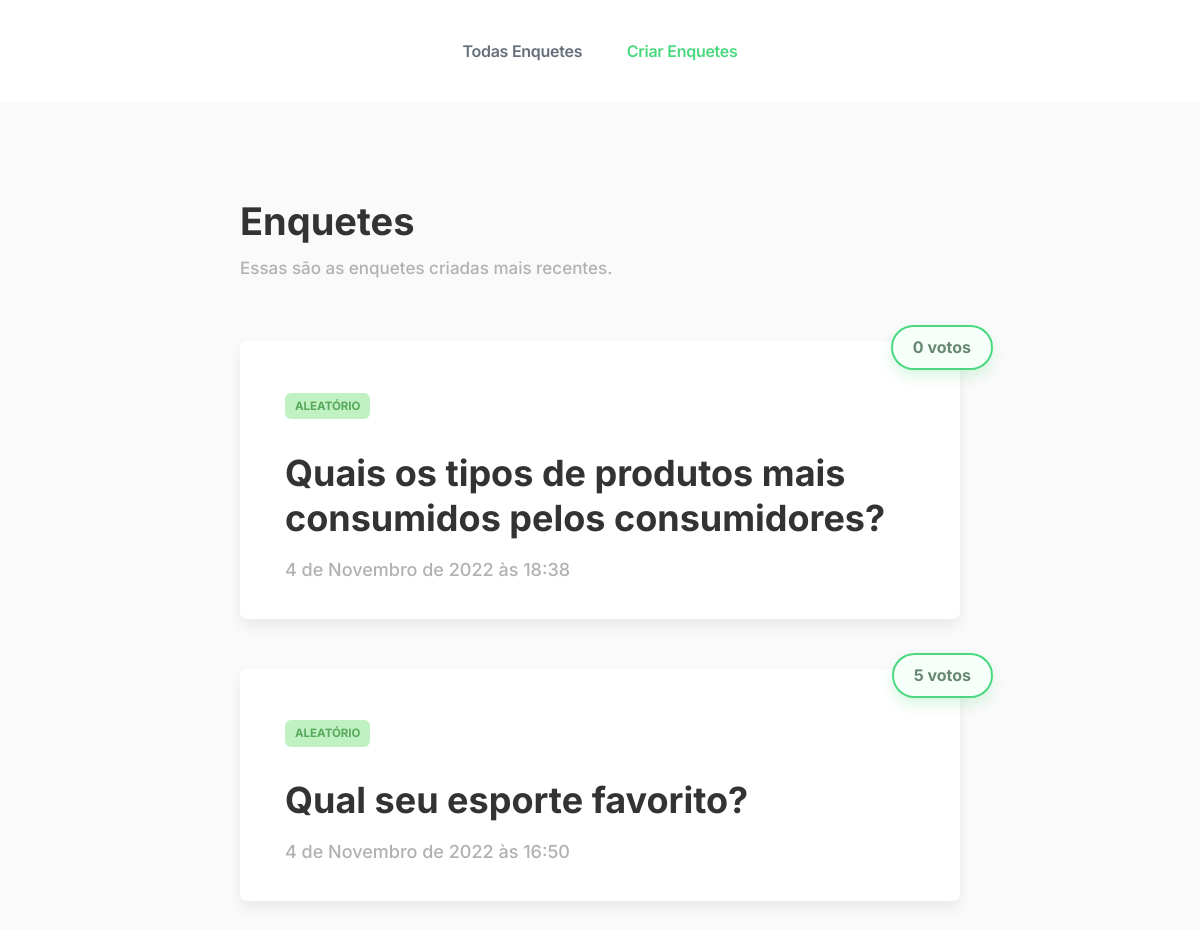
Page /enquetes/ on the earlier database version.
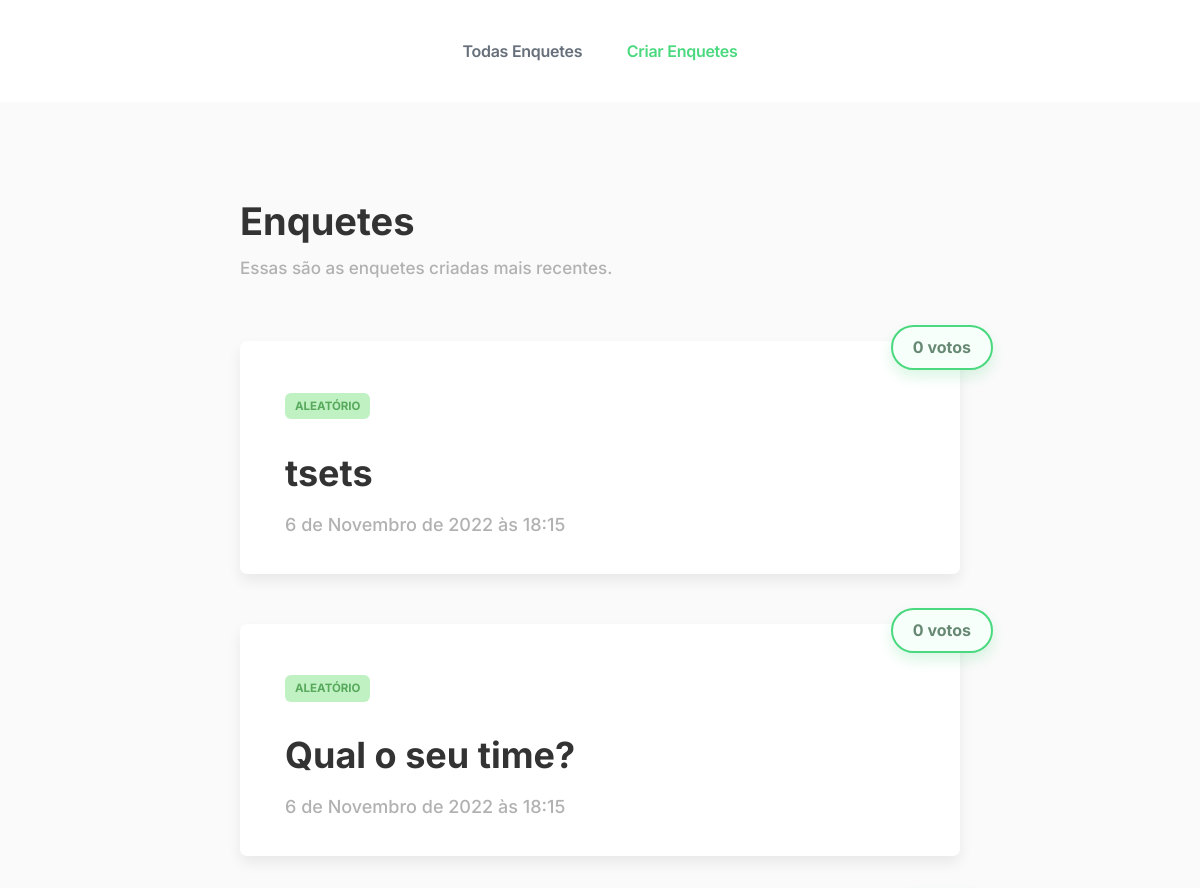
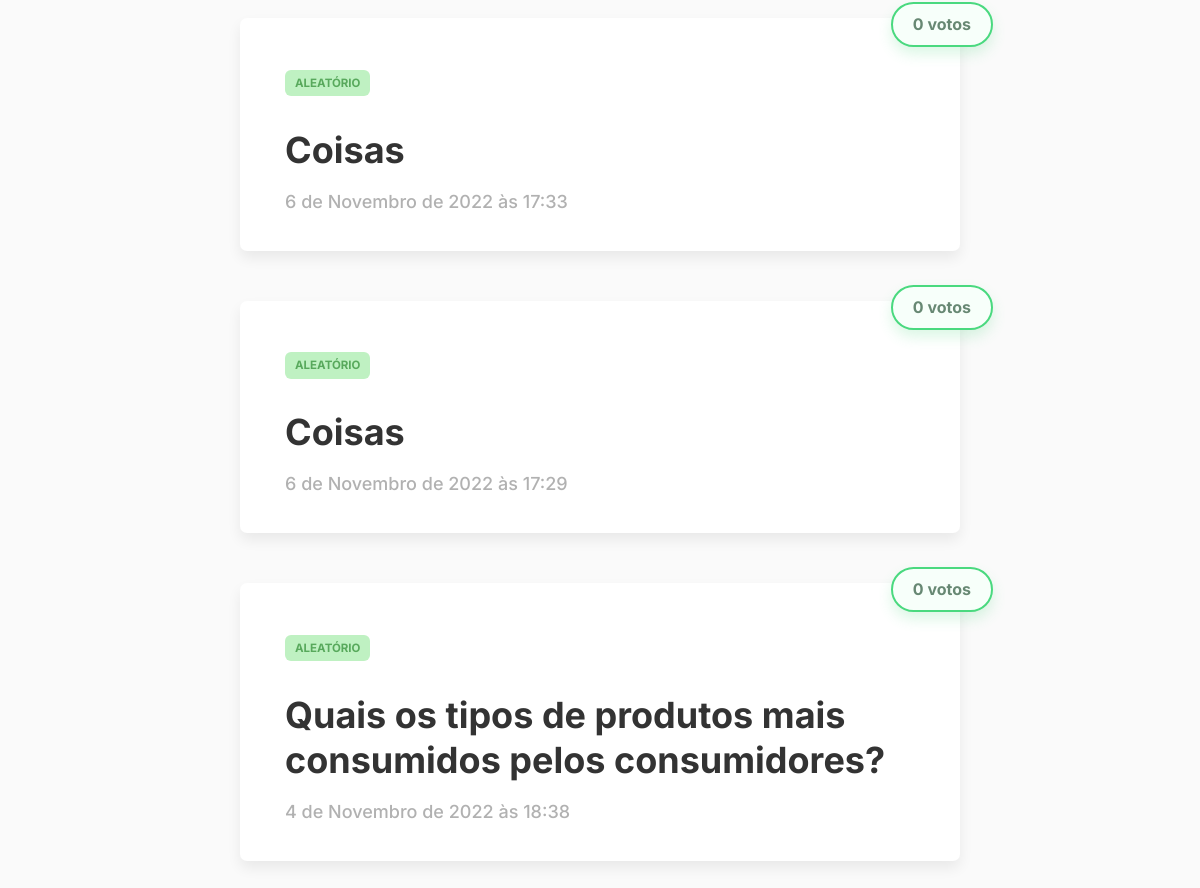
Same page on the later database version (2 pictures, top to bottom).
### enquetes/models.py (models this page shows, shortened)
class Question(models.Model):
    question_text = models.CharField(max_length=200)
    pub_date = models.DateTimeField('date published',default=timezone.now())
    all_votes = models.IntegerField(default=0)
    category = models.CharField(max_length=100, default="")

### enquetes/views.py (the view)
# urls.py: path('', views.IndexView.as_view(), name='index'),
class IndexView(generic.ListView):
    template_name = 'enquetes/index.html'
    context_object_name = 'latest_question_list'
    def get_queryset(self):
        return Question.objects.filter(pub_date__lte=timezone.now()).order_by('-pub_date')[:5]

### enquetes/templates/enquetes/index.html (shortened to what this page needs)
<!DOCTYPE html>
<html>
<head>
    {% load static %}
    <link rel="stylesheet" href="{% static 'enquetes/style.css' %}">
    <link rel="stylesheet" href="{% static 'enquetes/nav.css' %}">
    <link rel="stylesheet" href="{% static 'enquetes/colors.css' %}">
</head>
<body>
    <nav class="nav">
        <div class="nav-center">
            <a href="{% url 'enquetes:index' %}" class="nav--link colorGrey">Todas Enquetes</a>
            <a href="{% url 'enquetes:create' %}" class="nav--link colorGreen">Criar Enquetes</a>
        </div>
    </nav>
    <main class="main">
        <section class="main-section">
            <header>
                <h1 class="title">Enquetes</h1>
                <p class="subtitle">Essas são as enquetes criadas mais recentes.</p>
            </header>
            <div class="list">
                {% if latest_question_list %}
                {% for question in latest_question_list %}
                <div class="div-item">
                    <a class="link-item" href="{% url 'enquetes:detail' question.id %}">
                        <p class="category {{ question.category }} ">{{ question.category }}</p>
                        <h2 class="title">{{ question.question_text }}</h2>
                        <p class="date">{{ question.pub_date }}</p>
                        <div class="votes">
                            <p>{{ question.all_votes }} votos</p>
                        </div>
                    </a>
                </div>
                {% endfor %}
                {% else %}
                <p>Não existe nenhuma enquete.</p>
                {% endif %}
            </div>
        </section>
    </main>
</body>
</html>

Differences in the rows shown:
no longer on this page (row unchanged): Question: category "ALEATÓRIO", question_text "Qual seu esporte favorito?", pub_date "4 de Novembro de 2022 às 16:50", all_votes "5"
added Question: category "ALEATÓRIO", question_text "tsets", pub_date "6 de Novembro de 2022 às 18:15", all_votes "0"
added Question: category "ALEATÓRIO", question_text "Qual o seu time?", pub_date "6 de Novembro de 2022 às 18:15", all_votes "0"
added Question: category "ALEATÓRIO", question_text "Coisas", pub_date "6 de Novembro de 2022 às 17:33", all_votes "0"
added Question: category "ALEATÓRIO", question_text "Coisas", pub_date "6 de Novembro de 2022 às 17:29", all_votes "0"
